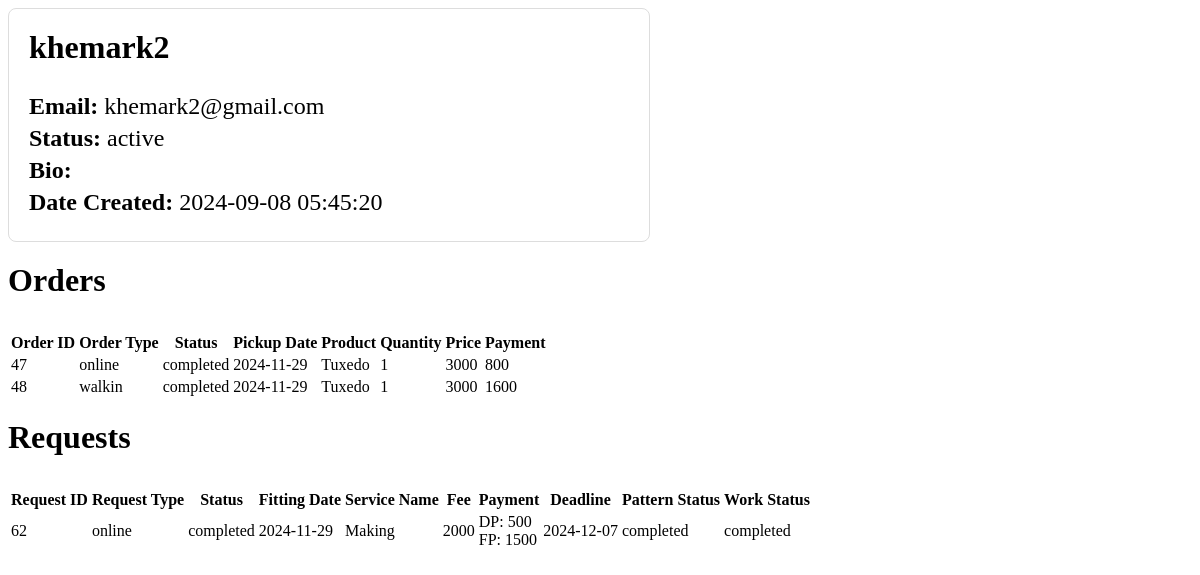
Before: /admin/fetch_user_details.php?user_id=15 with the older database file.
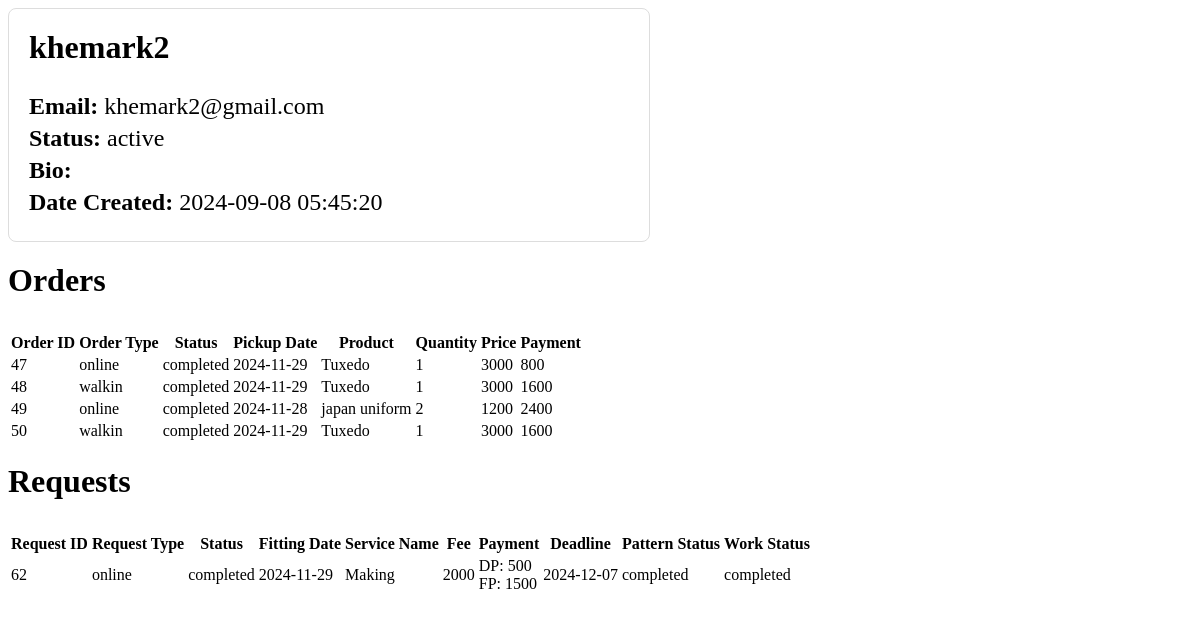
After: the same page with the newer database file.
### tables this page shows
CREATE TABLE `royale_product_order_tbl` (
  `order_id` int(11) NOT NULL,
  `user_id` int(11) NOT NULL,
  `order_type` varchar(255) NOT NULL,
  `order_variation` varchar(255) NOT NULL,
  `order_status` varchar(255) NOT NULL,
  `user_name` varchar(255) NOT NULL,
  `user_contact_number` varchar(255) NOT NULL,
  `user_gender` varchar(255) NOT NULL,
  `user_email` varchar(255) NOT NULL,
  `user_address` text NOT NULL,
  `pickup_date` date NOT NULL,
  `pickup_time` time NOT NULL,
  `product_days_of_rent` int(255) NOT NULL,
  `product_id` int(255) NOT NULL,
  `product_name` varchar(255) NOT NULL,
  `product_type` varchar(255) NOT NULL,
  `product_gender` varchar(255) NOT NULL,
  `product_size` varchar(255) NOT NULL,
  `product_quantity` bigint(255) NOT NULL,
  `product_price` bigint(255) NOT NULL,
  `product_rent_price` bigint(255) NOT NULL,
  `product_photo` varchar(255) NOT NULL,
  `payment` bigint(255) NOT NULL,
  `payment_date` date NOT NULL,
  `datetime_order` datetime NOT NULL
);

CREATE TABLE `royale_request_tbl` (
  `request_id` int(11) NOT NULL,
  `request_status` varchar(255) NOT NULL,
  `request_type` varchar(255) NOT NULL,
  `user_id` bigint(255) NOT NULL,
  `service_name` varchar(255) NOT NULL,
  `name` varchar(255) NOT NULL,
  `contact_number` bigint(255) NOT NULL,
  `gender` varchar(255) NOT NULL,
  `email` varchar(255) NOT NULL,
  `address` varchar(255) NOT NULL,
  `fitting_date` date NOT NULL,
  `fitting_time` time NOT NULL,
  `photo` varchar(255) NOT NULL,
  `message` text NOT NULL,
  `fee` bigint(255) NOT NULL,
  `measurement` text NOT NULL,
  `deadline` date NOT NULL,
  `special_group` varchar(255) NOT NULL,
  `assigned_pattern_cutter` varchar(255) NOT NULL,
  `assigned_tailor` varchar(255) NOT NULL,
  `balance` bigint(255) NOT NULL,
  `down_payment` bigint(255) NOT NULL,
  `down_payment_date` date NOT NULL,
  `pattern_status` text NOT NULL,
  `pattern_completed_datetime` datetime NOT NULL,
  `work_status` varchar(255) NOT NULL,
  `work_completed_datetime` datetime NOT NULL,
  `final_payment` bigint(255) NOT NULL,
  `final_payment_date` date NOT NULL,
  `refund` bigint(255) NOT NULL,
  `refund_reason` text NOT NULL,
  `datetime_request` datetime NOT NULL
);

### admin/fetch_user_details.php (the view, shortened to what this page needs)
<?php
require 'dbconnect.php';
if (isset($_GET['user_id'])) {
    $userId = $_GET['user_id'];
    $stmt = $conn->prepare("SELECT * FROM royale_user_tbl WHERE user_id = ?");
    $stmt->bind_param("i", $userId);
    $stmt->execute();
    $userResult = $stmt->get_result()->fetch_assoc();
    $orderStmt = $conn->prepare("SELECT * FROM royale_product_order_tbl WHERE user_id = ?");
    $orderStmt->bind_param("i", $userId);
    $orderStmt->execute();
    $orders = $orderStmt->get_result()->fetch_all(MYSQLI_ASSOC);
    $requestStmt = $conn->prepare("SELECT * FROM royale_request_tbl WHERE user_id = ?");
    $requestStmt->bind_param("i", $userId);
    $requestStmt->execute();
    $requests = $requestStmt->get_result()->fetch_all(MYSQLI_ASSOC);
    if ($userResult) {
        echo "<div class='user-info'>";
        echo "<h2>" . htmlspecialchars($userResult['user_name']) . "</h2>";
        echo "<p><strong>Email:</strong> " . htmlspecialchars($userResult['user_email']) . "</p>";
        echo "<p><strong>Status:</strong> " . htmlspecialchars($userResult['user_status']) . "</p>";
        echo "<p><strong>Bio:</strong> " . htmlspecialchars($userResult['user_bio']) . "</p>";
        echo "<p><strong>Date Created:</strong> " . htmlspecialchars($userResult['date_created']) . "</p>";
        echo "</div>";
    } else {
        echo "<p>User not found.</p>";
    }
    echo "<h3 style='margin-top: 20px;'>Orders</h3>";
    if (!empty($orders)) {
        echo "<table>";
        echo "<thead>
                <tr>
                    <th>Order ID</th>
                    <th>Order Type</th>
                    <th>Status</th>
                    <th>Pickup Date</th>
                    <th>Product</th>
                    <th>Quantity</th>
                    <th>Price</th>
                    <th>Payment</th>
                </tr>
              </thead>";
        echo "<tbody>";
        foreach ($orders as $order) {
            echo "<tr>
                    <td>" . htmlspecialchars($order['order_id']) . "</td>
                    <td>" . htmlspecialchars($order['order_type']) . "</td>
                    <td>" . htmlspecialchars($order['order_status']) . "</td>
                    <td>" . htmlspecialchars($order['pickup_date']) . "</td>
                    <td>" . htmlspecialchars($order['product_name']) . "</td>
                    <td>" . htmlspecialchars($order['product_quantity']) . "</td>
                    <td>" . htmlspecialchars($order['product_price']) . "</td>
                    <td>" . htmlspecialchars($order['payment']) . "</td>
                  </tr>";
        }
        echo "</tbody></table>";
    } else {
        echo "<p>No orders found for this user.</p>";
    }
    echo "<h3 style='margin-top: 20px;'>Requests</h3>";
    if (!empty($requests)) {
        echo "<table>";
        echo "<thead>
                <tr>
                    <th>Request ID</th>
                    <th>Request Type</th>
                    <th>Status</th>
                    <th>Fitting Date</th>
                    <th>Service Name</th>
                    <th>Fee</th>
                    <th>Payment</th>
                    <th>Deadline</th>
                    <th>Pattern Status</th>
                    <th>Work Status</th>
                </tr>
              </thead>";
        echo "<tbody>";
        foreach ($requests as $request) {
            echo "<tr>
                    <td>" . htmlspecialchars($request['request_id']) . "</td>
                    <td>" . htmlspecialchars($request['request_type']) . "</td>
                    <td>" . htmlspecialchars($request['request_status']) . "</td>
                    <td>" . htmlspecialchars($request['fitting_date']) . "</td>
                    <td>" . htmlspecialchars($request['service_name']) . "</td>
                    <td>" . htmlspecialchars($request['fee']) . "</td>
                    <td>
                        DP: " . htmlspecialchars($request['down_payment']) . "<br>
                        FP: " . htmlspecialchars($request['final_payment']) . "
                    </td>
                    <td>" . htmlspecialchars($request['deadline']) . "</td>
                    <td>" . htmlspecialchars($request['pattern_status']) . "</td>
                    <td>" . htmlspecialchars($request['work_status']) . "</td>
                  </tr>";
        }
        echo "</tbody></table>";
    } else {
        echo "<p>No requests found for this user.</p>";
    }
}

Changed rows visible on the page:
added royale_product_order_tbl: order_id "49", order_type "online", order_status "completed", pickup_date "2024-11-28", product_name "japan uniform", product_quantity "2", product_price "1200", payment "2400"
added royale_product_order_tbl: order_id "50", order_type "walkin", order_status "completed", pickup_date "2024-11-29", product_name "Tuxedo", product_quantity "1", product_price "3000", payment "1600"
